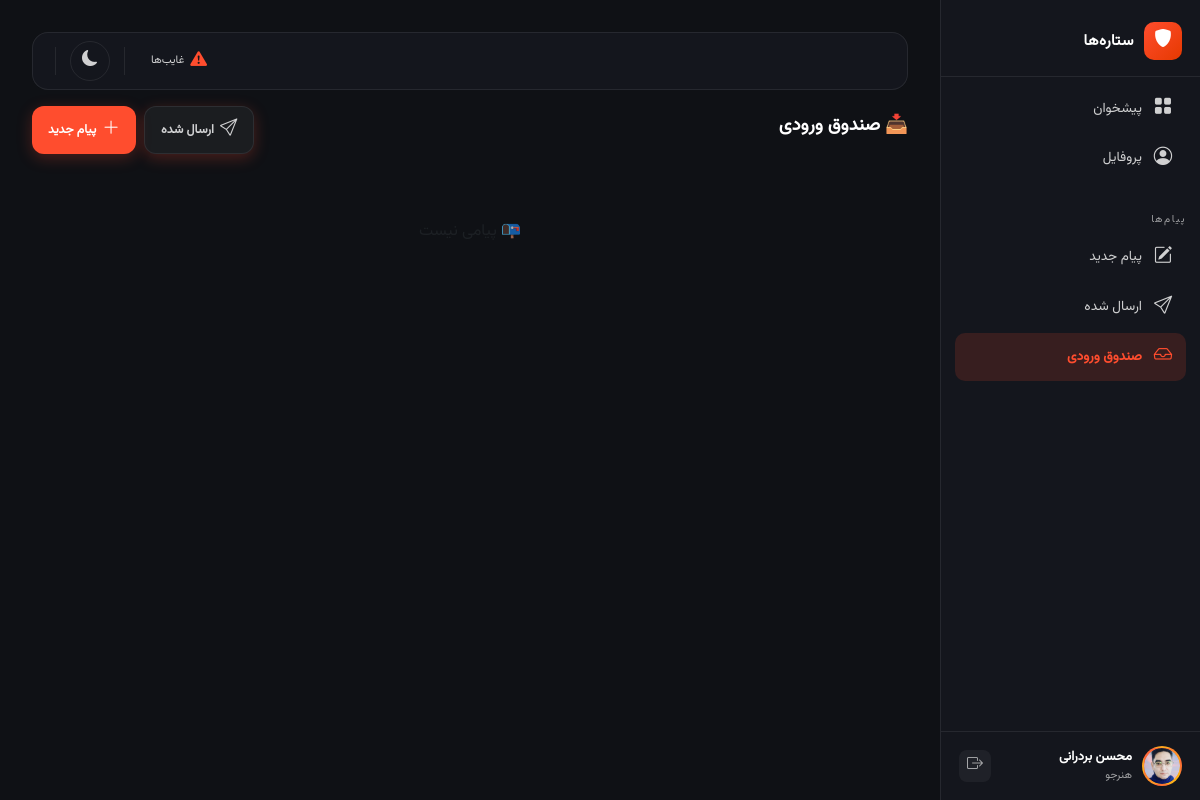
Page /messages/ (signed in) on the earlier database version.
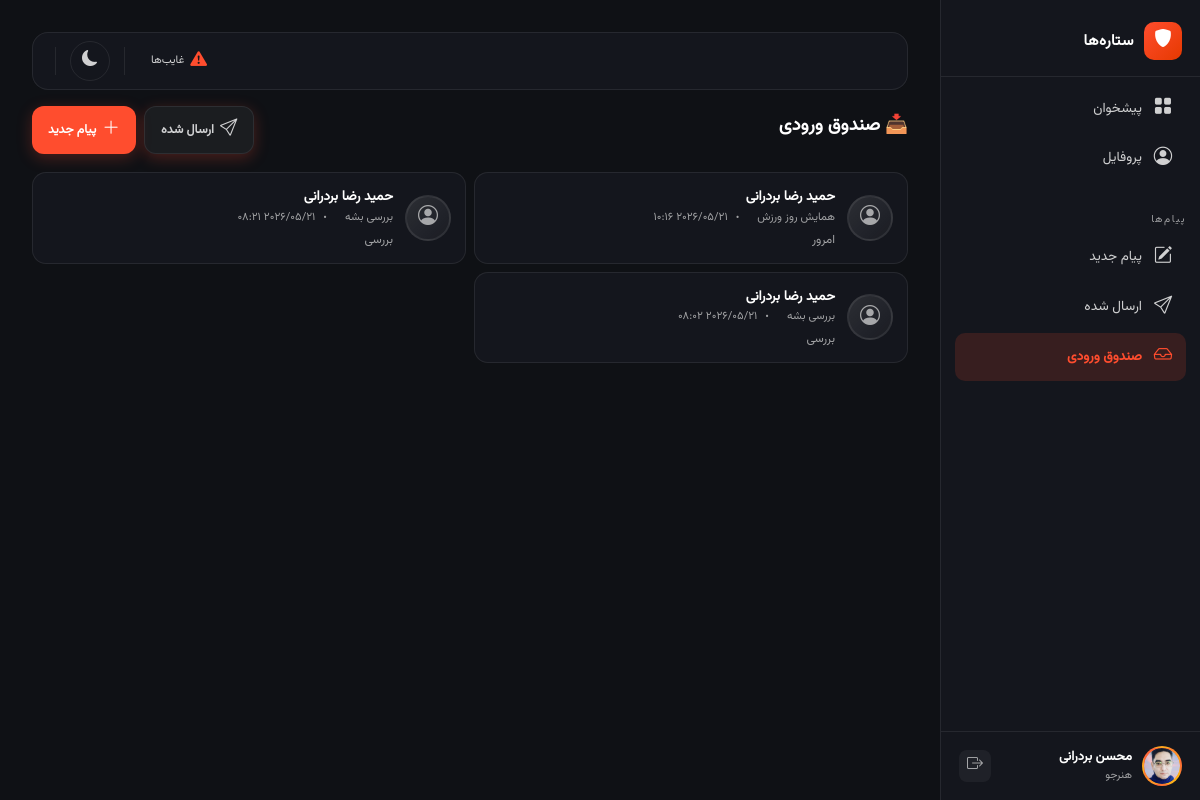
Same page on the later database version.
### apps/core/models.py (models this page shows, shortened)
class SiteSetting(models.Model):
    gym_name = models.CharField('نام مجموعه', max_length=200, default='باشگاه ستاره‌ها')
    central_phone = models.CharField('شماره تماس مرکزی', max_length=11, blank=True, null=True)
    central_address = models.TextField('آدرس مرکزی', blank=True, null=True)
    class Meta:
        verbose_name = 'تنظیمات'
        verbose_name_plural = 'تنظیمات'
    @classmethod
    def get_settings(cls):
        obj, created = cls.objects.get_or_create(pk=1)
        return obj

### apps/accounts/models.py (models this page shows, shortened)
class User(AbstractBaseUser, PermissionsMixin):
    phone = models.CharField(max_length=11, unique=True)
    first_name = models.CharField(max_length=100)
    last_name = models.CharField(max_length=100)
    birth_date = jmodels.jDateField('تاریخ تولد', null=True, blank=True)
    national_code = models.CharField(max_length=10, blank=True, null=True)
    avatar = models.ImageField(upload_to='avatars/', blank=True, null=True)
    is_super_manager = models.BooleanField(default=False)
    is_club_manager = models.BooleanField(default=False)
    is_instructor = models.BooleanField(default=False)
    is_active = models.BooleanField(default=True)
    is_staff = models.BooleanField(default=False)
    created_at = models.DateTimeField(auto_now_add=True)
    updated_at = models.DateTimeField(auto_now=True)
    objects = UserMnaager()
    USERNAME_FIELD = 'phone'
    REQUIRED_FIELDS = ['first_name', 'last_name']
    class Meta:
        verbose_name = 'کاربر'
        verbose_name_plural = 'کاربرها'
    def get_full_name(self):
        return f'{self.first_name} {self.last_name}'

class Message(models.Model):
    sender = models.ForeignKey(User, on_delete=models.CASCADE, related_name='sent_messages', verbose_name='فرستنده')
    receiver = models.ForeignKey(User, on_delete=models.CASCADE, related_name='received_messages', verbose_name='گیرنده')
    student = models.ForeignKey('students.Student', on_delete=models.SET_NULL, null=True, blank=True, related_name='messages', verbose_name='مربوط به هنرجو')
    subject = models.CharField('موضوع', max_length=200)
    body = models.TextField('متن پیام')
    parent = models.ForeignKey('self', on_delete=models.SET_NULL, null=True, blank=True, related_name='replies', verbose_name='پاسخ به')
    is_read = models.BooleanField('خوانده شده', default=False)
    created_at = models.DateTimeField('تاریخ', auto_now_add=True)
    class Meta:
        verbose_name = 'پیام'
        verbose_name_plural = 'پیام‌ها'
        ordering = ['-created_at']

### apps/accounts/views.py (the view)
# urls.py: path('messages/', views.InboxView.as_view(), name='inbox'),
class InboxView(LoginRequiredMixin, ListView):
    template_name = 'accounts/inbox.html'
    context_object_name = 'messages'
    paginate_by = 20
    def get_queryset(self):
        user = self.request.user
        if user.is_super_manager:
            return Message.objects.filter(receiver=user).select_related('sender', 'student')
        return Message.objects.filter(receiver=user).select_related('sender', 'student')

### apps/core/context_processors.py (called while the page is built)
def site_settings(request):
    return {'site_settings': SiteSetting.get_settings()}

### templates/accounts/inbox.html (shortened to what this page needs)
{% extends 'base.html' %}
{% block content %}
<div class="dashboard-layout">
    {% include 'partials/_sidebar.html' %}{% include 'partials/_mobile_nav.html' %}
    <main class="dashboard-main">
        {% include 'partials/_notif_bar.html' %}
        <div class="page-header animate__animated animate__fadeIn">
            <div><h1 class="page-title">📥 صندوق ورودی</h1></div>
            <div style="display:flex;gap:8px;">
                <a href="{% url 'accounts:sent_messages' %}" class="btn-add" style="background: var(--input-bg); border: 1px solid var(--border-glass); color: var(--text-secondary);">
                    <i class="bi bi-send"></i><span class="btn-add-text">ارسال شده</span>
                </a>
                <a href="{% url 'accounts:compose_message' %}" class="btn-add">
                    <i class="bi bi-plus-lg"></i><span class="btn-add-text">پیام جدید</span>
                </a>
            </div>
        </div>
        <div class="coach-list-page">
            {% for m in messages %}
            <a href="{% url 'accounts:message_thread' m.pk %}" style="text-decoration:none;color:inherit;">
                <div class="coach-card-page animate__animated animate__fadeInUp" style="{% if not m.is_read %}border-right:3px solid var(--accent);{% endif %}">
                    <div class="coach-avatar-page"><i class="bi bi-person-circle"></i></div>
                    <div class="coach-info-page" style="flex:1;">
                        <div class="coach-name-page">{{ m.sender.get_full_name }}</div>
                        <div class="coach-meta-page"><span>{{ m.subject }}</span><span>{{ m.created_at|date:"Y/m/d H:i" }}</span></div>
                        <div style="color:var(--text-muted);font-size:0.75rem;margin-top:4px;">{{ m.body|truncatechars:100 }}</div>
                    </div>
                </div></a>
                {% empty %}<div class="text-center py-5 text-muted" style="grid-column:1/-1;">📭 پیامی نیست</div>{% endfor %}
            </div>
        </main>
    </div>
    {% endblock %}

### templates/base.html (shortened to what this page needs)
{% load static %}
<!DOCTYPE html>
<html lang="fa" dir="rtl">
<head>
    <link rel="stylesheet" href="{% static 'vendors/bootstrap/bootstrap.rtl.min.css' %}">
    <link rel="stylesheet" href="{% static 'vendors/bootstrap-icons/bootstrap-icons.css' %}">
    <link rel="stylesheet" href="{% static 'vendors/animate/animate.min.css' %}">
    <link rel="stylesheet" href="{% static 'css/app.css' %}">
</head>
<body>
    {% block content %}{% endblock %}
</body>
</html>

### templates/partials/_sidebar.html (shortened to what this page needs)
{% load static %}
<aside class="dashboard-sidebar">
    <div class="sidebar-logo">
        <div class="logo-sm"><i class="bi bi-shield-fill"></i></div>
        <span class="logo-text">{{ site_settings.gym_name|default:"ستاره‌ها" }}</span>
    </div>
    <div class="sidebar-menu-wrapper">
        <ul class="sidebar-nav">
            <li><a href="{% url 'accounts:dashboard' %}" class="{% if request.resolver_match.url_name == 'dashboard' %}active{% endif %}"><i class="bi bi-grid-fill"></i> پیشخوان</a></li>
            <li><a href="{% url 'accounts:profile' %}" class=""><i class="bi bi-person-circle"></i> پروفایل</a></li>
        </ul>
        <div class="sidebar-category">پیام‌ها</div>
        <ul class="sidebar-nav">
            <li><a href="{% url 'accounts:compose_message' %}" class="{% if request.resolver_match.url_name == 'compose_message' %}active{% endif %}"><i class="bi bi-pencil-square"></i> پیام جدید</a></li>
            <li><a href="{% url 'accounts:sent_messages' %}" class="{% if request.resolver_match.url_name == 'sent_messages' %}active{% endif %}"><i class="bi bi-send"></i> ارسال شده</a></li>
            <li><a href="{% url 'accounts:inbox' %}" class="{% if request.resolver_match.url_name == 'inbox' %}active{% endif %}"><i class="bi bi-inbox"></i> صندوق ورودی</a></li>
        </ul>
    </div>
    <div class="sidebar-user">
        <div class="user-avatar">
            {% if user.avatar %}<img src="{{ user.avatar.url }}" alt="" style="width:100%;height:100%;object-fit:cover;border-radius:50%;">{% else %}<i class="bi bi-person-fill"></i>{% endif %}
        </div>
        <div class="user-info">
            <div class="user-name">{{ user.get_full_name }}</div>
            <div class="user-role">{% if user.is_super_manager %}مدیر کل{% elif user.is_club_manager %}مدیر باشگاه{% elif user.is_instructor %}مربی{% else %}هنرجو{% endif %}</div>
        </div>
        <form method="post" action="{% url 'accounts:logout' %}">
            {% csrf_token %}<button type="submit" class="logout-btn" title="خروج"><i class="bi bi-box-arrow-right"></i></button>
        </form>
    </div>
</aside>

### templates/partials/_notif_bar.html (shortened to what this page needs)
<div class="notif-bar-wrapper">
    <div class="notif-bar">
        <a href="{% url 'students:absentees' %}" class="notif-item warning" data-label="غایب‌ها">
            <i class="bi bi-exclamation-triangle-fill"></i>
        </a>
        <button class="theme-toggle" id="themeToggle" title="تغییر حالت">
            <i class="bi bi-moon-fill icon-moon"></i>
        </button>
    </div>
</div>

Differences in the rows shown:
added Message: sender.get_full_name "حمید رضا بردرانی", subject "همایش روز ورزش", created_at "2026/05/21 10:16", body "امرور"
added Message: sender.get_full_name "حمید رضا بردرانی", subject "بررسی بشه", created_at "2026/05/21 08:21", body "بررسی"
added Message: sender.get_full_name "حمید رضا بردرانی", subject "بررسی بشه", created_at "2026/05/21 08:02", body "بررسی"
Other differences:
text no longer shown: "📭 پیامی نیست"
